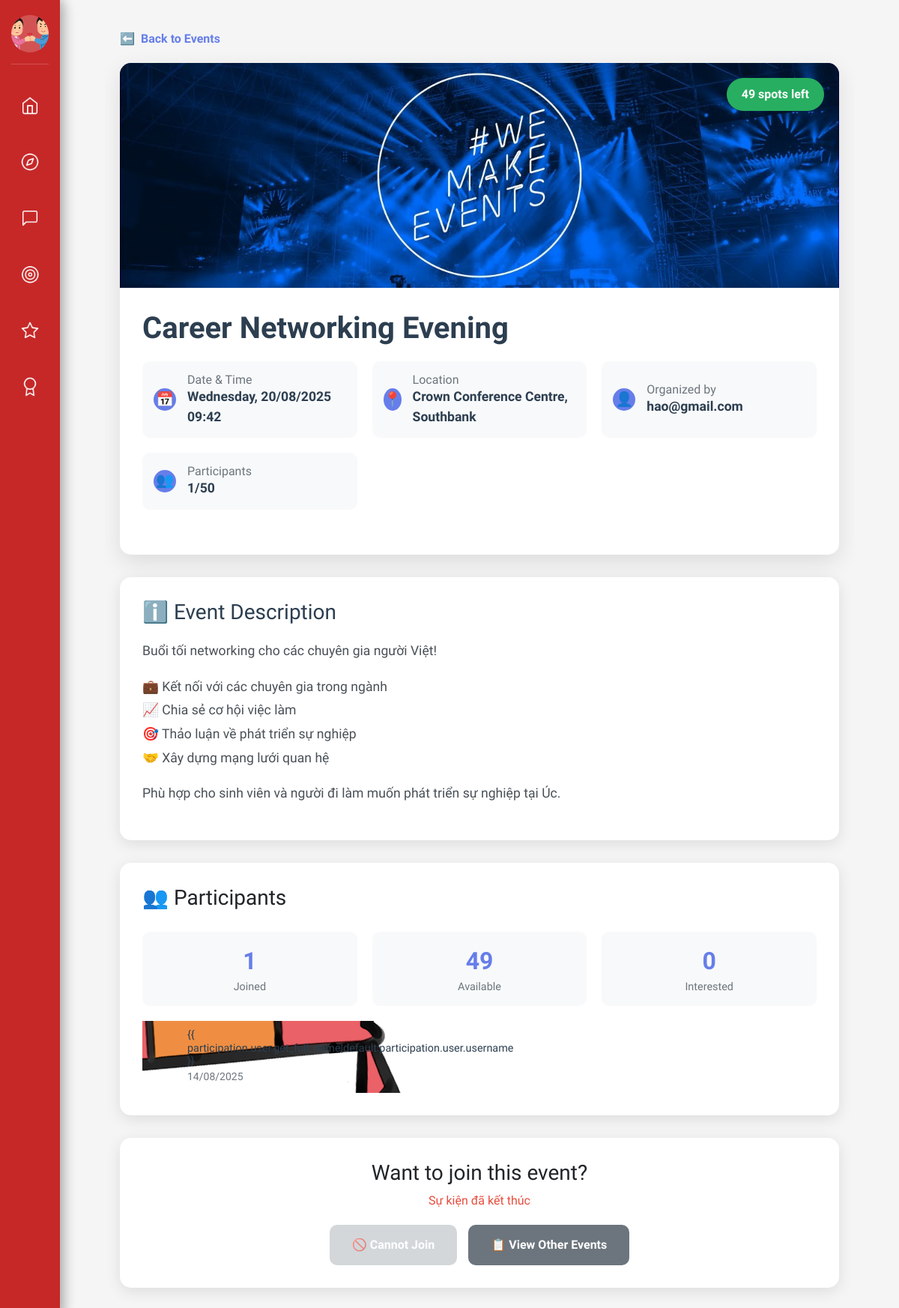
Page /events/4/ (signed in) on the committed database.
### users/models.py (models this page shows, shortened)
class User(AbstractUser):
    GENDER_CHOICES = [
        ('male', 'Male'),
        ('female', 'Female'),
        ('other', 'Other'),
        ('not_specified', 'Not specified'),
    ]
    STATUS_CHOICES = [
        ('online', 'Online'),
        ('offline', 'Offline'),
        ('busy', 'Busy'),
        ('away', 'Away'),
        ('available', 'Available for connection'),
    ]
    phone_regex = RegexValidator(
        regex=r'^\+?1?\d{9,15}$',
        message="Phone number must be in the format: '+999999999' or '0999999999'"
    )
    email = models.EmailField(unique=True)
    phone = models.CharField(
        validators=[phone_regex],
        max_length=17,
        unique=True,
        help_text="Phone number must be in the format: '+84xxxxxxxxx' or '0xxxxxxxxx'"
    )
    full_name = models.CharField(max_length=100)
    hometown = models.CharField(max_length=255, blank=True)
    date_of_birth = models.DateField(null=True, blank=True, verbose_name="Date of Birth")
    gender = models.CharField(
        max_length=20,
        choices=GENDER_CHOICES,
        default='not_specified',
        help_text="User's gender"
    )
    bio = models.TextField(
        max_length=500,
        blank=True,
        help_text="Short introduction about yourself (max 500 characters)"
    )
    status = models.CharField(
        max_length=20,
        choices=STATUS_CHOICES,
        default='offline',
        help_text="Current status"
    )
    interests = models.TextField(default='[]', blank=True)
    avatar = models.ImageField(upload_to='avatars/', blank=True)
    latitude = models.FloatField(null=True, blank=True, help_text="Latitude")
    longitude = models.FloatField(null=True, blank=True, help_text="Longitude")
    search_radius = models.FloatField(default=50.0, help_text="Search radius (km)")
    level = models.IntegerField(default=1)
    points = models.IntegerField(default=0)
    is_admin = models.BooleanField(default=False)
    objects = UserManager()
    USERNAME_FIELD = 'email'
    REQUIRED_FIELDS = ['phone', 'full_name']
    class Meta:
        verbose_name = "User"
        verbose_name_plural = "Users"
        ordering = ['-date_joined']

### events/models.py (models this page shows, shortened)
class Event(models.Model):
    name = models.CharField(max_length=255)
    time = models.DateTimeField()
    location_desc = models.CharField(max_length=255)
    latitude = models.FloatField(null=True, blank=True, help_text="Vĩ độ sự kiện")
    longitude = models.FloatField(null=True, blank=True, help_text="Kinh độ sự kiện")
    description = models.TextField(blank=True)
    creator = models.ForeignKey(User, related_name='created_events', on_delete=models.CASCADE)
    created_at = models.DateTimeField(default=timezone.now)
    max_participants = models.PositiveIntegerField(default=50, help_text="Số người tối đa có thể tham gia")
    image = models.ImageField(upload_to='events/', blank=True, null=True, help_text="Ảnh sự kiện")
    class Meta:
        ordering = ['-time']
        verbose_name = 'Event'
        verbose_name_plural = 'Events'
    @property
    def participant_count(self):
        return self.participations.filter(status='joined').count()
    @property
    def interested_count(self):
        return self.participations.filter(status='interested').count()
    @property
    def is_past(self):
        return self.time <= timezone.now()
    @property
    def is_full(self):
        return self.participant_count >= self.max_participants
    @property
    def available_spots(self):
        return max(0, self.max_participants - self.participant_count)
    def can_user_join(self, user):
        if self.is_past:
            return False, "Sự kiện đã kết thúc"

class EventParticipation(models.Model):
    STATUS_CHOICES = (('joined', 'Joined'), ('interested', 'Interested'))
    event = models.ForeignKey(Event, related_name='participations', on_delete=models.CASCADE)
    user = models.ForeignKey(User, related_name='event_participations', on_delete=models.CASCADE)
    status = models.CharField(max_length=10, choices=STATUS_CHOICES, default='joined')
    joined_at = models.DateTimeField(default=timezone.now)
    class Meta:
        unique_together = ('event', 'user')
        ordering = ['-joined_at']
        verbose_name = 'Event Participation'
        verbose_name_plural = 'Event Participations'

### events/views.py (the view)
# urls.py: path('<int:event_id>/', views.event_detail, name='event_detail'),
@login_required
def event_detail(request, event_id):
    event = get_object_or_404(Event, id=event_id)
    participants = EventParticipation.objects.filter(
        event=event,
        status='joined'
    ).select_related('user')[:20]  # Chỉ hiển thị 20 người đầu
    user_participation = None
    if request.user.is_authenticated:
        try:
            user_participation = EventParticipation.objects.get(
                event=event,
                user=request.user
            )
        except EventParticipation.DoesNotExist:
            pass
    can_join, join_message = event.can_user_join(request.user)
    context = {
        'event': event,
        'participants': participants,
        'user_participation': user_participation,
        'can_join': can_join,
        'join_message': join_message,
    }
    return render(request, 'event_detail.html', context)

### templates/event_detail.html (shortened to what this page needs)
{% extends 'base.html' %} {% load static %}  {% block content %}
<div class="event-detail-container">
  <a href="{% url 'events:event_list' %}" class="back-link">
    <span class="icon">⬅️</span> Back to Events
  </a>
  <div class="event-header">
    <div class="event-image-large">
      {% if event.image %}
      <img src="{{ event.image.url }}" alt="{{ event.name }}" />
      {% else %} 🎊 {% endif %}
      {% if user_participation %}
      <div class="event-status-large status-joined">✓ Joined</div>
      {% elif event.is_full %}
      <div class="event-status-large status-full">Full</div>
      {% else %}
      <div class="event-status-large status-available">
        {{ event.available_spots }} spots left
      </div>
      {% endif %}
    </div>
    <div class="event-info">
      <h1 class="event-title-large">{{ event.name }}</h1>
      <div class="event-meta-large">
        <div class="meta-item-large">
          <span class="icon">📅</span>
          <div class="meta-content">
            <h4>Date & Time</h4>
            <p>
              {{ event.time|date:"l, d/m/Y" }}<br />{{ event.time|date:"H:i" }}
            </p>
          </div>
        </div>
        <div class="meta-item-large">
          <span class="icon">📍</span>
          <div class="meta-content">
            <h4>Location</h4>
            <p>{{ event.location_desc }}</p>
          </div>
        </div>
        <div class="meta-item-large">
          <span class="icon">👤</span>
          <div class="meta-content">
            <h4>Organized by</h4>
            <p>
              {{ event.creator.get_full_name|default:event.creator.username }}
            </p>
          </div>
        </div>
        <div class="meta-item-large">
          <span class="icon">👥</span>
          <div class="meta-content">
            <h4>Participants</h4>
            <p>{{ event.participant_count }}/{{ event.max_participants }}</p>
          </div>
        </div>
      </div>
    </div>
  </div>
  {% if event.description %}
  <div class="event-description-large">
    <h3><span class="icon">ℹ️</span> Event Description</h3>
    <p>{{ event.description|linebreaks }}</p>
  </div>
  {% endif %}
  <div class="participants-section">
    <div class="participants-header">
      <h3><span class="icon">👥</span> Participants</h3>
    </div>
    <div class="participants-stats">
      <div class="stat-item">
        <div class="stat-number">{{ event.participant_count }}</div>
        <div class="stat-label">Joined</div>
      </div>
      <div class="stat-item">
        <div class="stat-number">{{ event.available_spots }}</div>
        <div class="stat-label">Available</div>
      </div>
      <div class="stat-item">
        <div class="stat-number">{{ event.interested_count }}</div>
        <div class="stat-label">Interested</div>
      </div>
    </div>
    {% if participants %}
    <div class="participants-grid">
      {% for participation in participants %}
      <div class="participant-card">
        <div class="participant-avatar">
          {% if participation.user.avatar %}
          <img
            src="{{ participation.user.avatar.url }}"
            alt="{{ participation.user.get_full_name }}"
          />
          {% else %} {{
          participation.user.get_full_name.0|default:participation.user.username.0|upper
          }} {% endif %}
        </div>
        <div class="participant-info">
          <h5>
            {{
            participation.user.get_full_name|default:participation.user.username
            }}
          </h5>
          <small>{{ participation.joined_at|date:"d/m/Y" }}</small>
        </div>
      </div>
      {% endfor %}
    </div>
    {% endif %}
  </div>
  <div class="action-section">
    <h3>Want to join this event?</h3>
    {% if not can_join %}
    <p style="color: #e74c3c; margin-bottom: 20px">{{ join_message }}</p>
    {% endif %}
    <div class="action-buttons">
      {% if user_participation %}
      <form
        method="post"
        action="{% url 'events:leave_event' event.id %}"
        onsubmit="return handleFormSubmit(this)"
      >
        {% csrf_token %}
        <button type="submit" class="btn btn-danger">
          <span class="icon">🚪</span> Cancel Registration
        </button>
      </form>
      {% else %}
      <button class="btn btn-secondary" disabled>
        <span class="icon">🚫</span> Cannot Join
      </button>
      {% endif %}
      <a href="{% url 'events:event_list' %}" class="btn btn-secondary">
        <span class="icon">📋</span> View Other Events
      </a>
    </div>
  </div>
</div>
{% endblock %}

### templates/base.html (shortened to what this page needs)
{% load static %}
<!DOCTYPE html>
<html lang="en">
  <head>
    <link
      href="https://cdn.jsdelivr.net/npm/bootstrap@5.3.0/dist/css/bootstrap.min.css"
      rel="stylesheet"
    />
    <link
      href="https://cdnjs.cloudflare.com/ajax/libs/font-awesome/6.4.0/css/all.min.css"
      rel="stylesheet"
    />
  </head>
  <body>
    <div class="sidebar">
      <div class="profile-section">
        <div class="profile-avatar" id="profile-btn">
          {% if user.avatar %}
          <img
            src="{{ user.avatar.url }}"
            alt="Avatar"
            style="
              width: 100%;
              height: 100%;
              border-radius: 50%;
              object-fit: cover;
            "
          />
          {% else %}
          <i class="fas fa-user"></i>
          {% endif %}
        </div>
      </div>
      <div class="nav-buttons">
        <button class="sidebar-btn" id="home-btn" title="Home">
          <span class="icon-home"></span>
        </button>
        <button class="sidebar-btn" id="social-btn" title="Social Network">
          <span class="icon-social"></span>
        </button>
        <button class="sidebar-btn" id="chat-btn" title="Message">
          <span class="icon-message"></span>
        </button>
        <label for="mission-toggle" class="sidebar-btn" title="Mission">
          <span class="icon-mission"></span>
        </label>
        <label for="event-toggle" class="sidebar-btn" title="Event">
          <span class="icon-event"></span>
        </label>
        <label for="achievement-toggle" class="sidebar-btn" title="Achievement">
          <span class="icon-achievement"></span>
        </label>
      </div>
    </div>
    <div class="panels">
      <div class="content-panel mission-panel">
        <div class="panel-header">Mission</div>
        <div class="panel-content">
          <div class="event-card">
            <h3>Daily Check-in</h3>
            <p>
            </p>
          </div>
          <div class="event-card">
            <h3>Help a Newcomer</h3>
            <p>Guide someone new to the community and earn mentor badges.</p>
          </div>
          <div class="event-card">
            <h3>Share Your Story</h3>
            <p>Tell your journey and inspire others in the community.</p>
          </div>
          <div class="event-card">
            <h3>Local Explorer</h3>
            <p>Discover and review local Vietnamese businesses and services.</p>
          </div>
        </div>
      </div>
      <div class="content-panel event-panel">
        <div class="panel-header">Sự kiện</div>
        <div class="panel-content">
          <div class="event-card">
            <h3>🎉 Khám phá sự kiện</h3>
            <p>
            </p>
          </div>
        </div>
      </div>
      <div class="content-panel achievement-panel">
        <div class="panel-header">Achievements</div>
        <div class="panel-content">
          <div class="event-card">
            <h3>Community Builder</h3>
            <p>
            </p>
          </div>
          <div class="event-card">
            <h3>Social Butterfly</h3>
            <p>
            </p>
          </div>
          <div class="event-card">
            <h3>Culture Ambassador</h3>
            <p>
            </p>
          </div>
        </div>
      </div>
    </div>
    <div
      class="main-container"
      style="margin-left: 80px; padding: 20px; min-height: 100vh"
    >
      {% block content %}{% endblock %}
    </div>
  </body>
</html>

### rows in the picture
User: avatar (picture)
Event: image (picture), available_spots "49", name "Career Networking Evening", time "Wednesday, 20/08/2025", time "09:42", location_desc "Crown Conference Centre, Southbank", creator.get_full_name "hao@gmail.com", participant_count "1", max_participants "50", description "Buổi tối networking cho các chuyên gia người Việt! 💼 Kết nối với các chuyên gia trong ngành 📈 Chia sẻ cơ hội việc làm 🎯 Thảo luận về phát triển sự nghiệp 🤝 Xây dựng mạng lưới quan hệ Phù hợp cho sinh viên và người đi làm muốn phát triển sự nghiệp tại Úc.", interested_count "0"
EventParticipation: user.avatar (picture), joined_at "14/08/2025"

### other values in the picture
{{ join_message }} "Sự kiện đã kết thúc"
